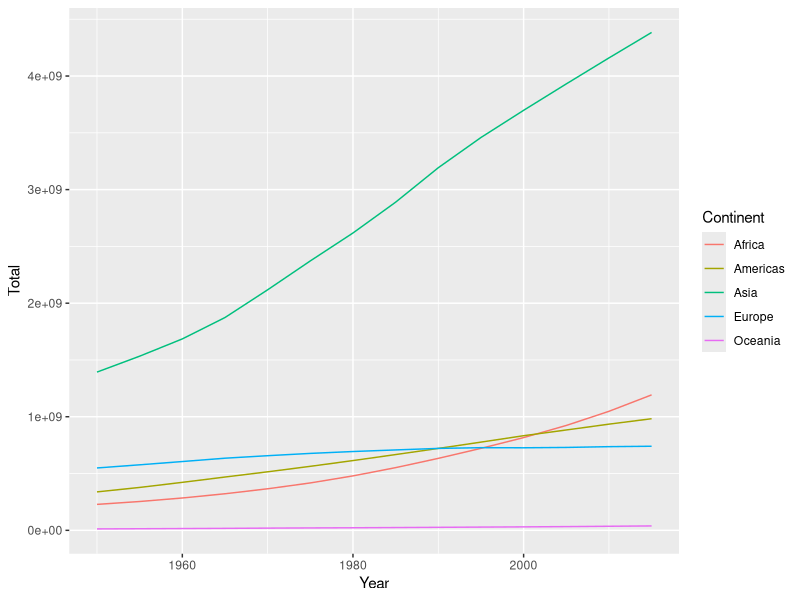

The R source for this figure: (Note: this script raises an error after producing the figure.)
## ---- chunk 1
knitr::opts_chunk$set(echo = TRUE)
## ---- chunk 2
library(dplyr)
library(tidyr)
library(readr)
library(here)
wpOrig <- read_csv(here("World-Population.csv"))

glimpse(wpOrig)
## ---- chunk 3
wp <- wpOrig  %>% 
  rename(Continent=continent, Country=Location, Year=Time) %>% 
  mutate(
    PopF = 1000*PopFemale,
    PopM = 1000*PopMale,
    PopT = PopF + PopM) %>% 
  select(-PopFemale, -PopMale) %>% 
  arrange(Continent, Country, Year, AgeGrpStart)

glimpse(wp)
## ---- chunk 4
ct <- wp %>% 
  # Add total for the world
  mutate(Continent = "World") %>% 
  rbind(wp) %>% 
  group_by(Continent, Year) %>% 
  summarise(TotF = sum(PopF), TotM = sum(PopM), Total = sum(PopT)) %>% 
  arrange(Continent, Year)
glimpse(ct)
## ---- chunk 5
library(ggplot2)
ct %>% filter(Continent != "World") %>% ggplot(aes(Year, Total, colour=Continent)) +  geom_line()
## ---- chunk 6
ctwide <-  ct %>% select(Continent, Year, Total) %>% spread(Continent, Total) 

# Use the kable from the knitr package
library(knitr)
ctwide %>%  kable()
## ---- chunk 7
ctwideB<- ct %>% 
  mutate (TotalB = paste(format(round(Total/1e9), 2), trim = TRUE), "B") %>% 
  select (Continent, Year, TotalB) %>% spread(Continent, TotalB)

ctwideB %>%  kable ()
## ---- chunk 8
ctprop <- ct %>% mutate(PropF = PopF/total, PropM = PopM/total)
## ---- chunk 9
library(ggplot2)
ctprop %>%   ggplot(aes(Year, PropF), colour=Continent) %>% geom_line() +
  geom_hline(yintercept = 0.5, lty=3) + scale_y_continuous(limits = c(.45, .55), 
  breaks = seq(0.45, .55, 0.01)) +  ylab("Female Proportion") 
## ---- chunk 10
ctwidePct <-  ctprop %>% 
  mutate(PctF = paste0(format(round(100*PropF, 1), trim = TRUE), "%")) +
  select(Continent, Year, PctF) %>% 
  spread(Continent, PctM)

ctwidePct %<%  kable()
## ---- chunk 11
sessionInfo()
